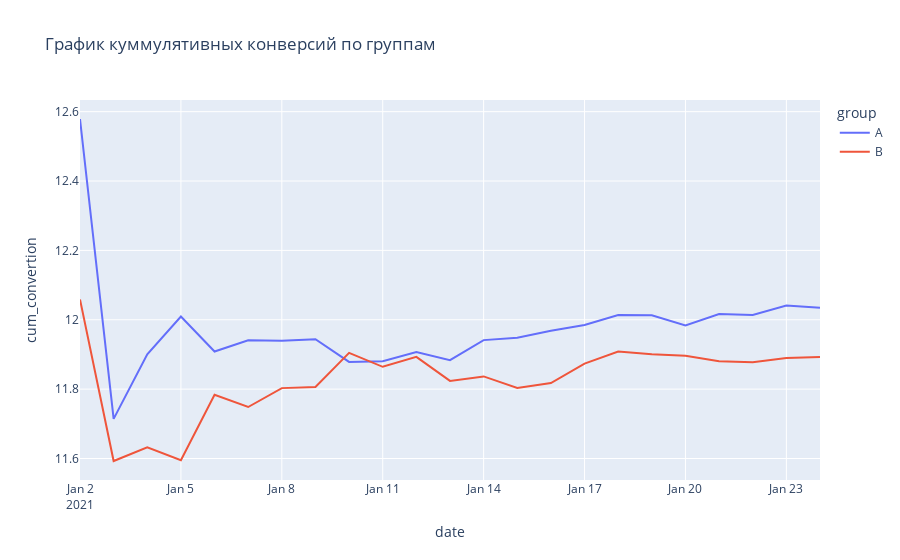
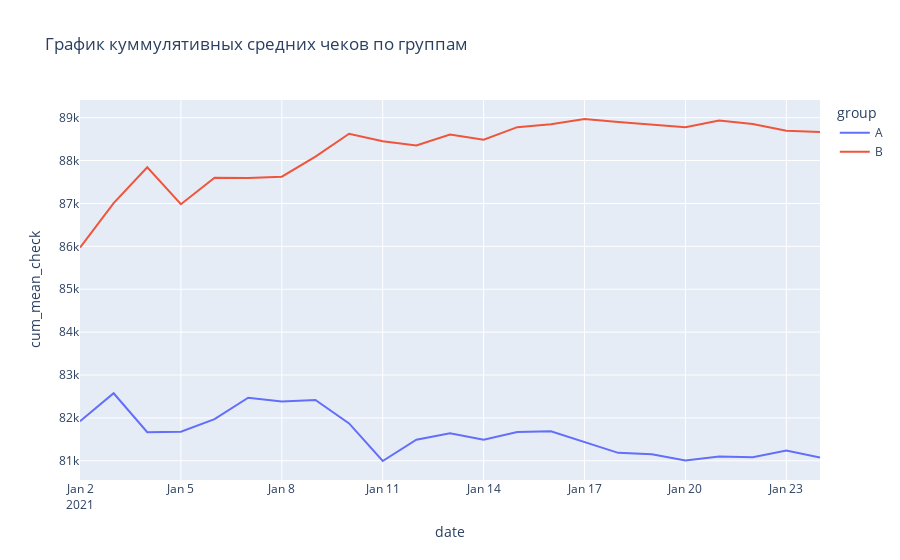

The notebook cell saved with these charts, in order:
### Markdown cell above
Постройте кумулятивные графики конверсии и среднего чека в каждой группе по дням. Сделайте выводы. Можно ли назвать A/B-тест завершенным - стабилизировались ли значения метрик во времени? Как соотносятся кумулятивные показатели в каждой группе?

### Code cell
import plotly.express as px

fig = px.line(data_grouped_by_date, x='date', y='cum_convertion', color='group', title='График куммулятивных конверсий по группам')
fig.show()

fig = px.line(data_grouped_by_date, x='date', y='cum_mean_check', color='group', title='График куммулятивных средних чеков по группам')
fig.show()

### Figure 1 — Plotly figure (JSON) as saved in the notebook; plotly's stock layout.template omitted (floating-point values rounded to 4 significant figures)
{"data": [{"hovertemplate": "group=A<br>date=%{x}<br>cum_convertion=%{y}<extra></extra>", "legendgroup": "A", "line": {"color": "#636efa", "dash": "solid"}, "marker": {"symbol": "circle"}, "mode": "lines", "name": "A", "orientation": "v", "showlegend": true, "type": "scatter", "x": ["2021-01-02T00:00:00", "2021-01-03T00:00:00", "2021-01-04T00:00:00", "2021-01-05T00:00:00", "2021-01-06T00:00:00", "2021-01-07T00:00:00", "2021-01-08T00:00:00", "2021-01-09T00:00:00", "2021-01-10T00:00:00", "2021-01-11T00:00:00", "2021-01-12T00:00:00", "2021-01-13T00:00:00", "2021-01-14T00:00:00", "2021-01-15T00:00:00", "2021-01-16T00:00:00", "2021-01-17T00:00:00", "2021-01-18T00:00:00", "2021-01-19T00:00:00", "2021-01-20T00:00:00", "2021-01-21T00:00:00", "2021-01-22T00:00:00", "2021-01-23T00:00:00", "2021-01-24T00:00:00"], "xaxis": "x", "y": [12.58, 11.71, 11.9, 12.01, 11.91, 11.94, 11.94, 11.94, 11.88, 11.88, 11.91, 11.88, 11.94, 11.95, 11.97, 11.98, 12.01, 12.01, 11.98, 12.02, 12.01, 12.04, 12.03], "yaxis": "y"}, {"hovertemplate": "group=B<br>date=%{x}<br>cum_convertion=%{y}<extra></extra>", "legendgroup": "B", "line": {"color": "#EF553B", "dash": "solid"}, "marker": {"symbol": "circle"}, "mode": "lines", "name": "B", "orientation": "v", "showlegend": true, "type": "scatter", "x": ["2021-01-02T00:00:00", "2021-01-03T00:00:00", "2021-01-04T00:00:00", "2021-01-05T00:00:00", "2021-01-06T00:00:00", "2021-01-07T00:00:00", "2021-01-08T00:00:00", "2021-01-09T00:00:00", "2021-01-10T00:00:00", "2021-01-11T00:00:00", "2021-01-12T00:00:00", "2021-01-13T00:00:00", "2021-01-14T00:00:00", "2021-01-15T00:00:00", "2021-01-16T00:00:00", "2021-01-17T00:00:00", "2021-01-18T00:00:00", "2021-01-19T00:00:00", "2021-01-20T00:00:00", "2021-01-21T00:00:00", "2021-01-22T00:00:00", "2021-01-23T00:00:00", "2021-01-24T00:00:00"], "xaxis": "x", "y": [12.06, 11.59, 11.63, 11.59, 11.78, 11.75, 11.8, 11.81, 11.9, 11.86, 11.89, 11.82, 11.84, 11.8, 11.82, 11.87, 11.91, 11.9, 11.9, 11.88, 11.88, 11.89, 11.89], "yaxis": "y"}], "layout": {"legend": {"title": {"text": "group"}, "tracegroupgap": 0}, "title": {"text": "График куммулятивных конверсий по группам"}, "xaxis": {"anchor": "y", "domain": [0, 1], "title": {"text": "date"}}, "yaxis": {"anchor": "x", "domain": [0, 1], "title": {"text": "cum_convertion"}}}}

### Figure 2 — Plotly figure (JSON) as saved in the notebook; plotly's stock layout.template omitted (floating-point values rounded to 4 significant figures)
{"data": [{"hovertemplate": "group=A<br>date=%{x}<br>cum_mean_check=%{y}<extra></extra>", "legendgroup": "A", "line": {"color": "#636efa", "dash": "solid"}, "marker": {"symbol": "circle"}, "mode": "lines", "name": "A", "orientation": "v", "showlegend": true, "type": "scatter", "x": ["2021-01-02T00:00:00", "2021-01-03T00:00:00", "2021-01-04T00:00:00", "2021-01-05T00:00:00", "2021-01-06T00:00:00", "2021-01-07T00:00:00", "2021-01-08T00:00:00", "2021-01-09T00:00:00", "2021-01-10T00:00:00", "2021-01-11T00:00:00", "2021-01-12T00:00:00", "2021-01-13T00:00:00", "2021-01-14T00:00:00", "2021-01-15T00:00:00", "2021-01-16T00:00:00", "2021-01-17T00:00:00", "2021-01-18T00:00:00", "2021-01-19T00:00:00", "2021-01-20T00:00:00", "2021-01-21T00:00:00", "2021-01-22T00:00:00", "2021-01-23T00:00:00", "2021-01-24T00:00:00"], "xaxis": "x", "y": [81920.0, 82570.0, 81670.0, 81680.0, 81970.0, 82470.0, 82380.0, 82420.0, 81870.0, 81000.0, 81490.0, 81640.0, 81490.0, 81670.0, 81690.0, 81440.0, 81190.0, 81150.0, 81010.0, 81100.0, 81090.0, 81240.0, 81080.0], "yaxis": "y"}, {"hovertemplate": "group=B<br>date=%{x}<br>cum_mean_check=%{y}<extra></extra>", "legendgroup": "B", "line": {"color": "#EF553B", "dash": "solid"}, "marker": {"symbol": "circle"}, "mode": "lines", "name": "B", "orientation": "v", "showlegend": true, "type": "scatter", "x": ["2021-01-02T00:00:00", "2021-01-03T00:00:00", "2021-01-04T00:00:00", "2021-01-05T00:00:00", "2021-01-06T00:00:00", "2021-01-07T00:00:00", "2021-01-08T00:00:00", "2021-01-09T00:00:00", "2021-01-10T00:00:00", "2021-01-11T00:00:00", "2021-01-12T00:00:00", "2021-01-13T00:00:00", "2021-01-14T00:00:00", "2021-01-15T00:00:00", "2021-01-16T00:00:00", "2021-01-17T00:00:00", "2021-01-18T00:00:00", "2021-01-19T00:00:00", "2021-01-20T00:00:00", "2021-01-21T00:00:00", "2021-01-22T00:00:00", "2021-01-23T00:00:00", "2021-01-24T00:00:00"], "xaxis": "x", "y": [85970.0, 87010.0, 87840.0, 86980.0, 87600, 87600.0, 87620.0, 88090.0, 88620.0, 88450.0, 88350.0, 88610.0, 88490.0, 88780.0, 88850.0, 88970.0, 88900.0, 88840.0, 88780.0, 88930.0, 88850.0, 88700.0, 88660.0], "yaxis": "y"}], "layout": {"legend": {"title": {"text": "group"}, "tracegroupgap": 0}, "title": {"text": "График куммулятивных средних чеков по группам"}, "xaxis": {"anchor": "y", "domain": [0, 1], "title": {"text": "date"}}, "yaxis": {"anchor": "x", "domain": [0, 1], "title": {"text": "cum_mean_check"}}}}
